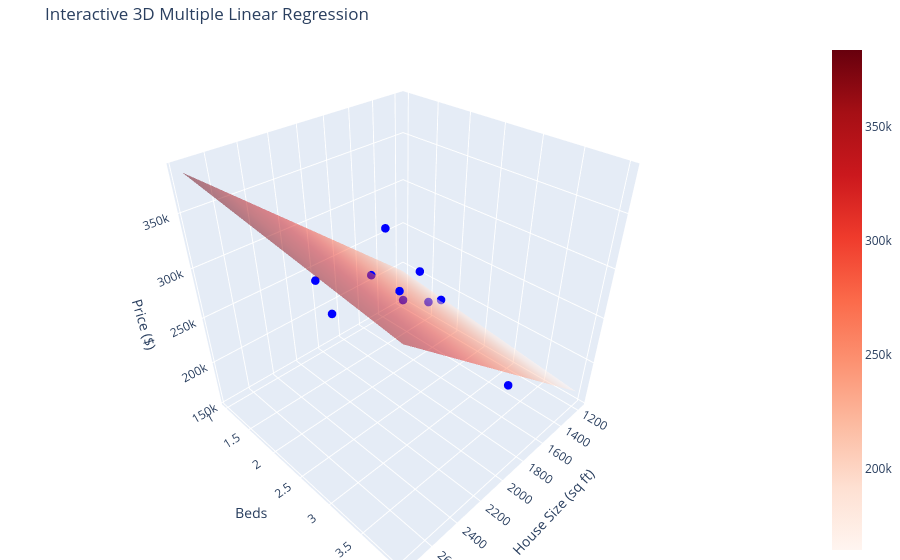

The notebook cell this image was saved under:
### Markdown cell above
### Visualization

With two features, our regression "line" becomes a 2D plane in 3D space.

### Code cell
import plotly.graph_objects as go

x1_range = np.linspace(df['house_size'].min(), df['house_size'].max(), 20)
x2_range = np.linspace(df['beds'].min(), df['beds'].max(), 20)
X1_mesh, X2_mesh = np.meshgrid(x1_range, x2_range)
Y_mesh = w1_multi * X1_mesh + w2_multi * X2_mesh + b_multi

fig = go.Figure()

# Add the regression plane
fig.add_trace(go.Surface(x=x1_range, y=x2_range, z=Y_mesh,
                         colorscale='Reds', opacity=0.5, name='Regression Plane'))

# Add the actual data points
fig.add_trace(go.Scatter3d(x=df['house_size'], y=df['beds'], z=df['house_price'],
                           mode='markers',
                           marker=dict(size=5, color='blue', symbol='circle'),
                           name='Actual Data'))

# Set labels and title
fig.update_layout(title='Interactive 3D Multiple Linear Regression',
                  scene=dict(
                      xaxis_title='House Size (sq ft)',
                      yaxis_title='Beds',
                      zaxis_title='Price ($)'),
                  margin=dict(l=0, r=0, b=0, t=40))

fig.show()

### Figure 1 — Plotly figure (JSON) as saved in the notebook; plotly's stock layout.template omitted (floating-point values rounded to 4 significant figures; data arrays with more than 128 entries replaced by an {"elided": "..."} marker saying what was removed)
{"data": [{"colorscale": [[0, "rgb(255,245,240)"], [0.125, "rgb(254,224,210)"], [0.25, "rgb(252,187,161)"], [0.375, "rgb(252,146,114)"], [0.5, "rgb(251,106,74)"], [0.625, "rgb(239,59,44)"], [0.75, "rgb(203,24,29)"], [0.875, "rgb(165,15,21)"], [1, "rgb(103,0,13)"]], "name": "Regression Plane", "opacity": 0.5, "type": "surface", "x": [1176.0, 1260.0, 1343.0, 1427.0, 1510.0, 1594.0, 1677.0, 1761.0, 1844.0, 1928.0, 2011.0, 2095.0, 2178.0, 2262.0, 2345.0, 2429.0, 2512.0, 2596.0, 2679.0, 2763.0], "y": [1.0, 1.158, 1.316, 1.474, 1.632, 1.789, 1.947, 2.105, 2.263, 2.421, 2.579, 2.737, 2.895, 3.053, 3.211, 3.368, 3.526, 3.684, 3.842, 4.0], "z": {"elided": "20x20 float values"}}, {"marker": {"color": "blue", "size": 5, "symbol": "circle"}, "mode": "markers", "name": "Actual Data", "type": "scatter3d", "x": [1852, 1975, 1176, 1550, 1458, 2689, 2259, 2763, 1325, 1992], "y": [2, 2, 1, 2, 2, 3, 3, 3, 2, 4], "z": [316000, 277000, 155000, 253000, 211000, 329000, 317000, 360000, 204000, 250000]}], "layout": {"margin": {"b": 0, "l": 0, "r": 0, "t": 40}, "scene": {"xaxis": {"title": {"text": "House Size (sq ft)"}}, "yaxis": {"title": {"text": "Beds"}}, "zaxis": {"title": {"text": "Price ($)"}}}, "title": {"text": "Interactive 3D Multiple Linear Regression"}}}
